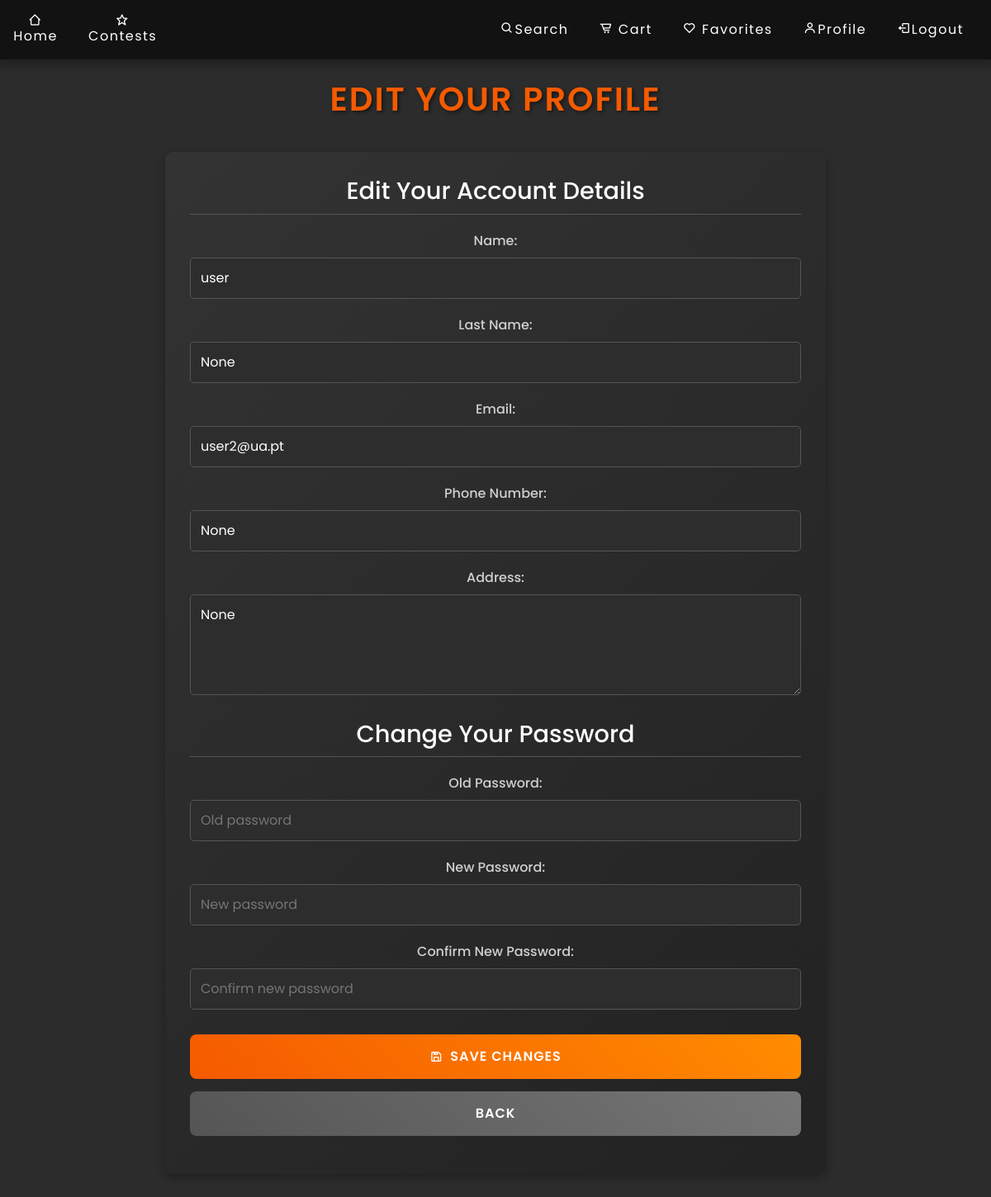
/edit_profile/ (signed in), run on an earlier commit of the app's database.
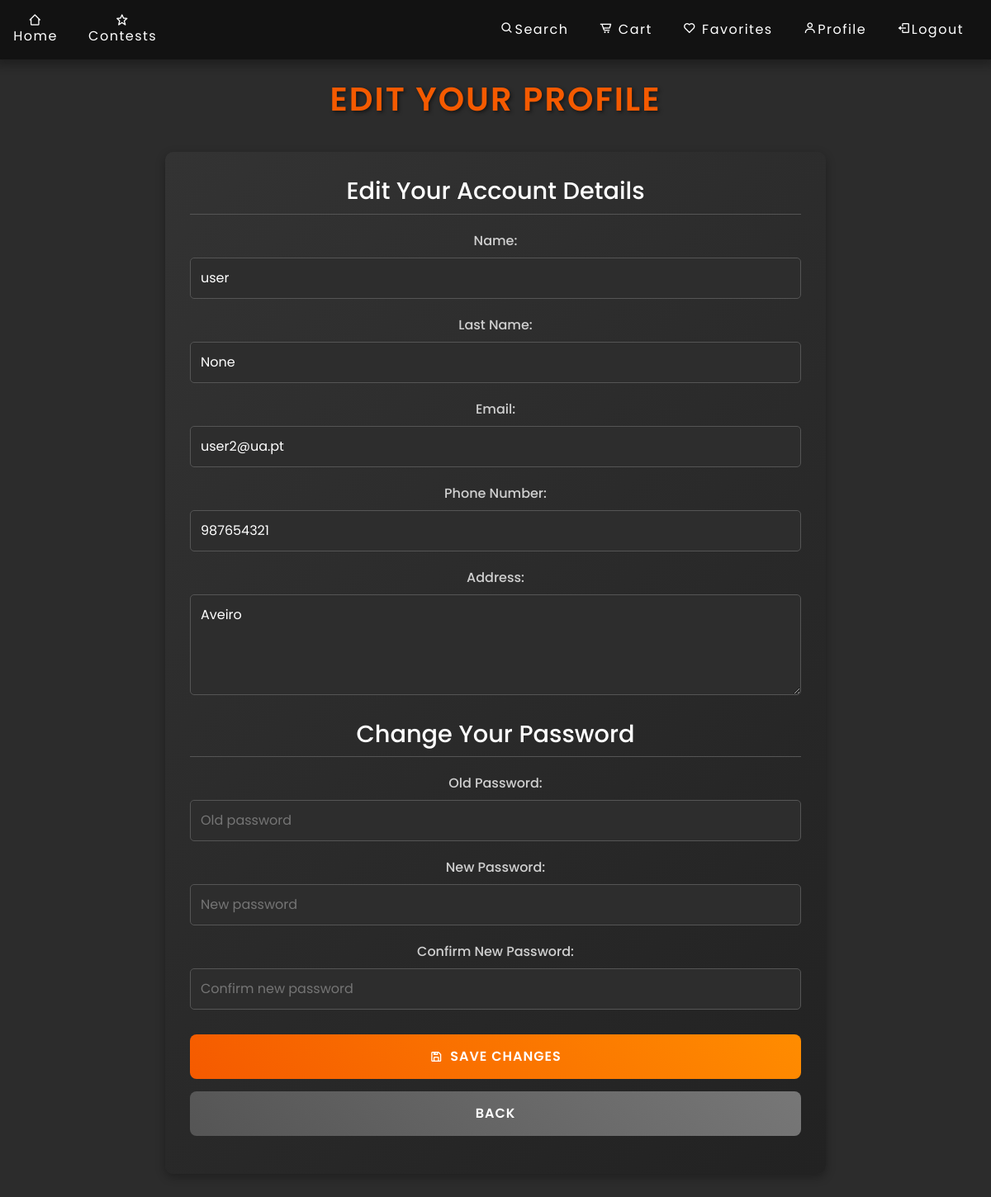
And on a later commit of the database.
### app_org/models.py (models this page shows, shortened)
class User(db.Model, UserMixin):
    id = db.Column(db.Integer, primary_key=True)
    username = db.Column(db.String(100), unique=True, nullable=False)
    email = db.Column(db.String(100), unique=True, nullable=False)
    password = db.Column(db.String(100), nullable=False)
    first_name = db.Column(db.String(100), default="")
    last_name = db.Column(db.String(100))
    isAdmin = db.Column(db.Boolean, default=False)
    phone_number = db.Column(db.String(20))
    image = db.Column(db.String(20), nullable=False, default='default.png')
    address = db.Column(db.String(100))
    failed_login_attempts = db.Column(db.Integer, default=0)
    submissions = db.relationship('Submission', backref='creator', lazy=True, cascade="all, delete-orphan")
    votes = db.relationship('Vote', backref='voter', lazy=True, cascade="all, delete-orphan")

### app_org/profile.py (the view)
@prof.route('/edit_profile/')
@login_required
def edit_page():
    user = User.query.filter_by(id=current_user.id).first()
    return render_template('edit_profile.html', user=user)

### app_org/templates/edit_profile.html (shortened to what this page needs)
{% extends "base.html" %}
{% block styles %}
    <link rel="stylesheet" href="{{ url_for('static', filename='css/edit_profile.css') }}">
    <link href="https://unpkg.com/boxicons@2.1.4/css/boxicons.min.css" rel="stylesheet">
{% endblock %}
{% block content %}
    <main class="profile-container">
        <h1 class="page-title">Edit Your Profile</h1>
        <div class="profile-box">
            <form action="/edit_profile" method="POST">
                <section class="card-info">
                    <h2>Edit Your Account Details</h2>
                    <div class="form-group">
                        <label for="first_name">Name:</label>
                        <input type="text" id="first_name" name="first_name" value="{{ user.first_name }}" placeholder="Your name" required>
                    </div>
                    <div class="form-group">
                        <label for="last_name">Last Name:</label>
                        <input type="text" id="last_name" name="last_name" value="{{ user.last_name }}" placeholder="Your last name">
                    </div>
                    <div class="form-group">
                        <label for="email">Email:</label>
                        <input type="email" id="email" name="email" value="{{ user.email }}" placeholder="example@domain.com" required>
                    </div>
                    <div class="form-group">
                        <label for="phone_number">Phone Number:</label>
                        <input type="tel" id="phone_number" name="phone_number" value="{{ user.phone_number }}" placeholder="+1234567890" pattern="\+?[1-9]\d{1,14}">
                    </div>
                    <div class="form-group">
                        <label for="address">Address:</label>
                        <textarea id="address" name="address" rows="4" placeholder="Your address">{{ user.address }}</textarea>
                    </div>
                </section>
                <section class="more-info">
                    <h2>Change Your Password</h2>
                    <div class="form-group">
                        <label for="old_password">Old Password:</label>
                        <input type="password" id="old_password" name="old_password" placeholder="Old password" required>
                    </div>
                    <div class="form-group">
                        <label for="new_password">New Password:</label>
                        <input type="password" id="new_password" name="new_password" placeholder="New password" required>
                    </div>
                    <div class="form-group">
                        <label for="confirm_new_password">Confirm New Password:</label>
                        <input type="password" id="confirm_new_password" name="confirm_new_password" placeholder="Confirm new password" required>
                    </div>
                </section>
                <button type="submit" class="btn-save"><i class="bx bx-save"></i> Save Changes</button>
                <button type="button" class="back-btn" onclick="history.back()">Back</button>
            </form>
        </div>
    </main>
{% endblock %}

What changed in the data, as far as the page shows it:
changed User "user": phone_number "None" → "987654321"; address "None" → "Aveiro"
